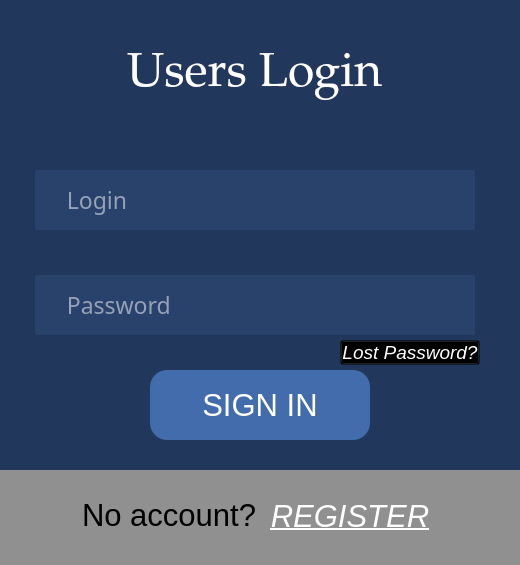
<?xml version="1.0" encoding="UTF-8"?>
<ui version="4.0">
 <class>Log_menu</class>
 <widget class="QMainWindow" name="Log_menu">
  <property name="geometry">
   <rect>
    <x>0</x>
    <y>0</y>
    <width>520</width>
    <height>565</height>
   </rect>
  </property>
  <property name="minimumSize">
   <size>
    <width>520</width>
    <height>565</height>
   </size>
  </property>
  <property name="maximumSize">
   <size>
    <width>520</width>
    <height>565</height>
   </size>
  </property>
  <property name="windowTitle">
   <string>Main_menu</string>
  </property>
  <property name="styleSheet">
   <string notr="true">background-color: rgb(33, 55, 92);</string>
  </property>
  <widget class="QWidget" name="centralwidget">
   <widget class="QPushButton" name="Sign_in_PB">
    <property name="enabled">
     <bool>true</bool>
    </property>
    <property name="geometry">
     <rect>
      <x>150</x>
      <y>370</y>
      <width>220</width>
      <height>70</height>
     </rect>
    </property>
    <property name="minimumSize">
     <size>
      <width>160</width>
      <height>40</height>
     </size>
    </property>
    <property name="font">
     <font>
      <pointsize>23</pointsize>
      <italic>false</italic>
      <bold>false</bold>
     </font>
    </property>
    <property name="styleSheet">
     <string notr="true">color: rgb(255, 255, 255);
background-color: rgb(66, 108, 171);
border-radius: 17px;</string>
    </property>
    <property name="text">
     <string>SIGN IN</string>
    </property>
   </widget>
   <widget class="QLineEdit" name="Login_text">
    <property name="geometry">
     <rect>
      <x>35</x>
      <y>170</y>
      <width>440</width>
      <height>60</height>
     </rect>
    </property>
    <property name="font">
     <font>
      <family>Segoe MDL2 Assets</family>
      <pointsize>17</pointsize>
     </font>
    </property>
    <property name="layoutDirection">
     <enum>Qt::LayoutDirection::LeftToRight</enum>
    </property>
    <property name="styleSheet">
     <string notr="true">background-color: rgb(40, 66, 108);
border-radius: 2px;
color: rgb(255, 255, 255);</string>
    </property>
    <property name="text">
     <string/>
    </property>
    <property name="alignment">
     <set>Qt::AlignmentFlag::AlignLeading|Qt::AlignmentFlag::AlignLeft|Qt::AlignmentFlag::AlignVCenter</set>
    </property>
    <property name="placeholderText">
     <string>     Login</string>
    </property>
   </widget>
   <widget class="QLineEdit" name="Password_text">
    <property name="geometry">
     <rect>
      <x>35</x>
      <y>275</y>
      <width>440</width>
      <height>60</height>
     </rect>
    </property>
    <property name="font">
     <font>
      <family>Segoe MDL2 Assets</family>
      <pointsize>17</pointsize>
     </font>
    </property>
    <property name="styleSheet">
     <string notr="true">background-color: rgb(40, 66, 108);
border-radius: 2px;
color: rgb(255, 255, 255);</string>
    </property>
    <property name="text">
     <string/>
    </property>
    <property name="echoMode">
     <enum>QLineEdit::EchoMode::Password</enum>
    </property>
    <property name="readOnly">
     <bool>false</bool>
    </property>
    <property name="placeholderText">
     <string>     Password</string>
    </property>
   </widget>
   <widget class="QLineEdit" name="L_text_1">
    <property name="geometry">
     <rect>
      <x>60</x>
      <y>40</y>
      <width>390</width>
      <height>70</height>
     </rect>
    </property>
    <property name="font">
     <font>
      <family>Palatino Linotype</family>
      <pointsize>36</pointsize>
     </font>
    </property>
    <property name="styleSheet">
     <string notr="true">background-color: transparent;
border-color: transparent;
border-radius: 10px;
color: rgb(255, 255, 255);</string>
    </property>
    <property name="text">
     <string>Users Login</string>
    </property>
    <property name="alignment">
     <set>Qt::AlignmentFlag::AlignCenter</set>
    </property>
    <property name="dragEnabled">
     <bool>false</bool>
    </property>
    <property name="readOnly">
     <bool>true</bool>
    </property>
   </widget>
   <widget class="QPushButton" name="Lost_Password_PB">
    <property name="geometry">
     <rect>
      <x>340</x>
      <y>340</y>
      <width>140</width>
      <height>25</height>
     </rect>
    </property>
    <property name="font">
     <font>
      <pointsize>14</pointsize>
      <italic>true</italic>
     </font>
    </property>
    <property name="styleSheet">
     <string notr="true">background-color: transparent;
color: rgb(255, 255, 255);</string>
    </property>
    <property name="text">
     <string>Lost Password?</string>
    </property>
   </widget>
   <widget class="QPushButton" name="Open_RegMenu_PB">
    <property name="enabled">
     <bool>true</bool>
    </property>
    <property name="geometry">
     <rect>
      <x>270</x>
      <y>490</y>
      <width>160</width>
      <height>51</height>
     </rect>
    </property>
    <property name="minimumSize">
     <size>
      <width>160</width>
      <height>40</height>
     </size>
    </property>
    <property name="font">
     <font>
      <pointsize>23</pointsize>
      <italic>true</italic>
      <bold>false</bold>
      <underline>true</underline>
     </font>
    </property>
    <property name="styleSheet">
     <string notr="true">color: rgb(255, 255, 255);
background-color: transparent;
border-radius: 0px;</string>
    </property>
    <property name="text">
     <string>REGISTER</string>
    </property>
   </widget>
   <widget class="QLineEdit" name="L_text_2">
    <property name="geometry">
     <rect>
      <x>80</x>
      <y>490</y>
      <width>191</width>
      <height>50</height>
     </rect>
    </property>
    <property name="font">
     <font>
      <pointsize>23</pointsize>
     </font>
    </property>
    <property name="styleSheet">
     <string notr="true">border-radius: 5px;
background-color: transparent;</string>
    </property>
    <property name="text">
     <string>No account?</string>
    </property>
    <property name="readOnly">
     <bool>true</bool>
    </property>
   </widget>
   <widget class="QLabel" name="label">
    <property name="geometry">
     <rect>
      <x>0</x>
      <y>470</y>
      <width>521</width>
      <height>101</height>
     </rect>
    </property>
    <property name="styleSheet">
     <string notr="true">background-color: rgb(144, 144, 144)</string>
    </property>
    <property name="text">
     <string/>
    </property>
   </widget>
   <zorder>label</zorder>
   <zorder>Sign_in_PB</zorder>
   <zorder>Login_text</zorder>
   <zorder>Password_text</zorder>
   <zorder>L_text_1</zorder>
   <zorder>Lost_Password_PB</zorder>
   <zorder>Open_RegMenu_PB</zorder>
   <zorder>L_text_2</zorder>
  </widget>
 </widget>
 <resources/>
 <connections/>
</ui>
